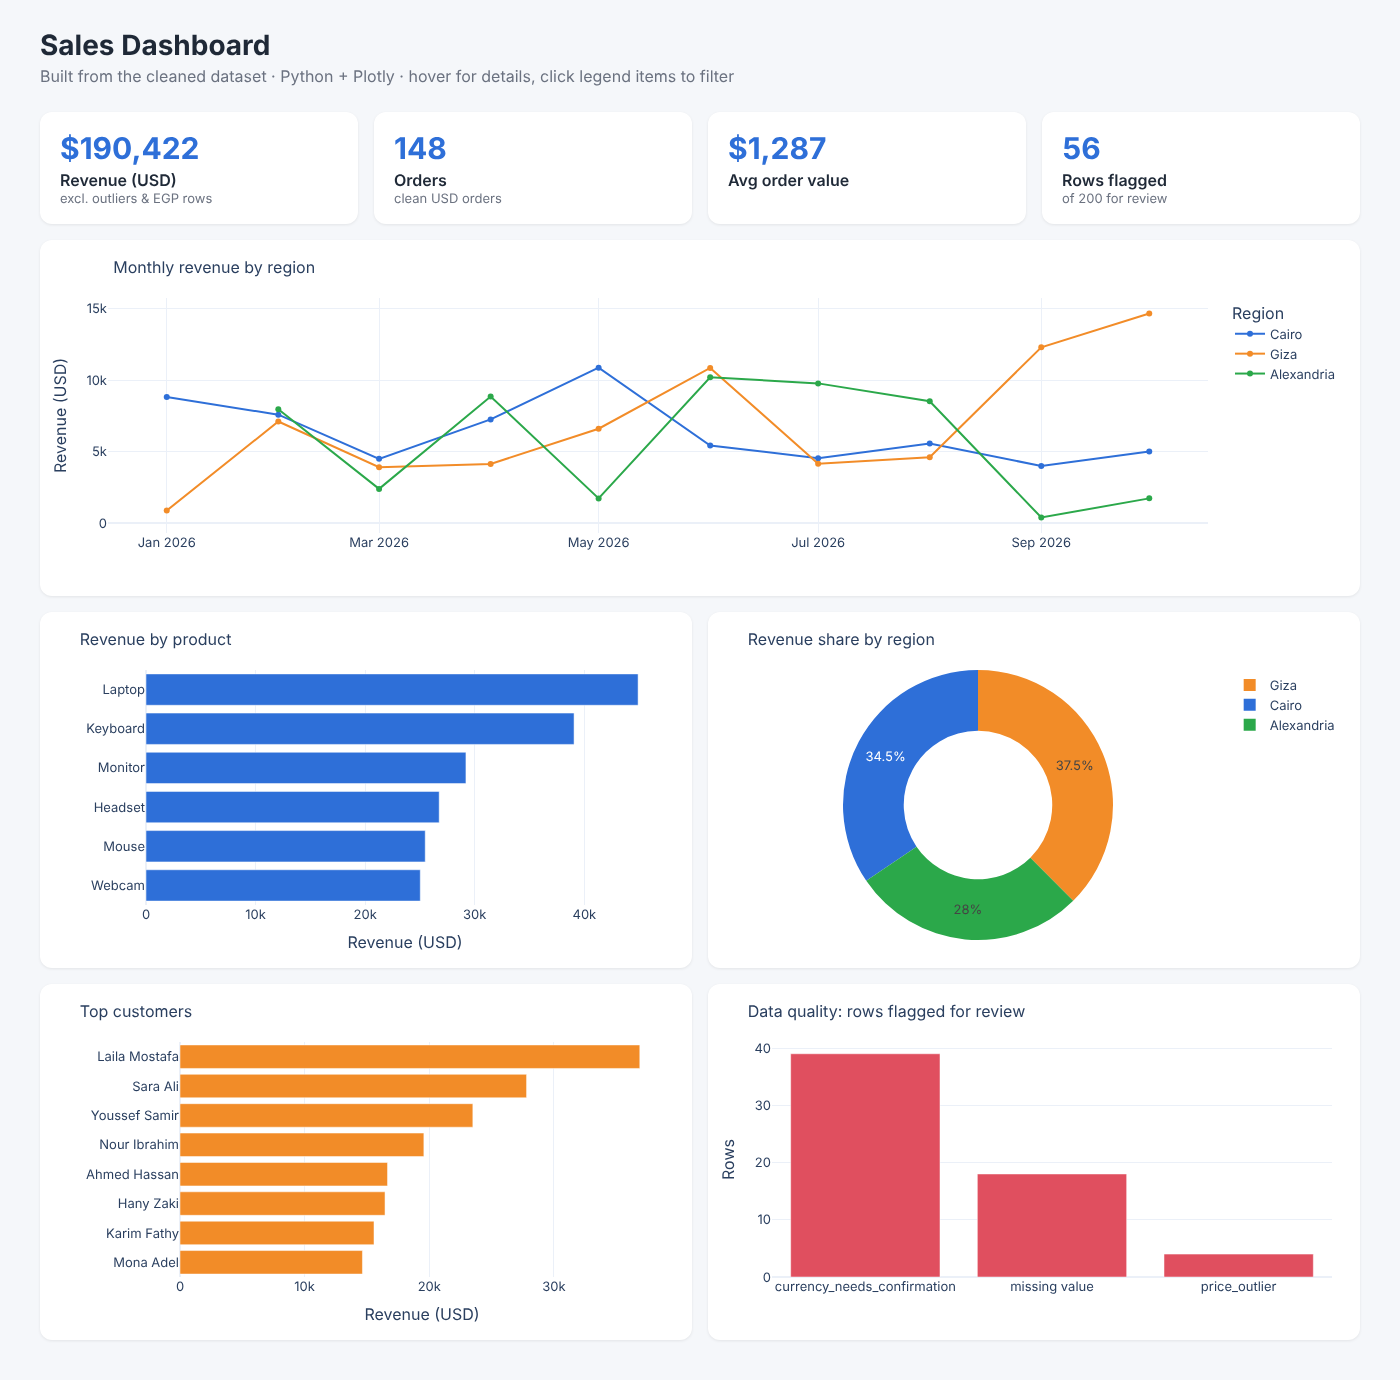

This chart was generated by the following Python code:
"""Build an interactive sales dashboard from the cleaned dataset.

Usage:
    python dashboard.py output/clean_sales.csv output/dashboard.html

Rows flagged as price outliers or with a quantity/price missing are excluded
from the revenue figures; EGP rows are excluded from USD totals (no exchange
rate is assumed). Their counts are shown on the dashboard so nothing is hidden.
"""
import sys
from pathlib import Path

import pandas as pd
import plotly.express as px
import plotly.graph_objects as go

PALETTE = ["#2E6FD8", "#F28C28", "#2BA84A", "#9B59B6", "#E04F5F", "#17A2B8"]
TEMPLATE = "plotly_white"
REGION_COLORS = {"Cairo": "#2E6FD8", "Giza": "#F28C28", "Alexandria": "#2BA84A"}


def load(path):
    df = pd.read_csv(path)
    df["order_date"] = pd.to_datetime(df["order_date"], errors="coerce")
    df["review_flag"] = df["review_flag"].fillna("")
    return df


def kpi_card(label, value, note=""):
    return (f'<div class="kpi"><div class="kv">{value}</div><div class="kl">{label}</div>'
            f'<div class="kn">{note}</div></div>')


def main(src, out):
    df = load(src)
    usable = df[(~df["review_flag"].str.contains("price_outlier"))
                & df["quantity"].notna() & df["unit_price"].notna()]
    usd = usable[usable["currency"] == "USD"].copy()
    usd["month"] = usd["order_date"].dt.to_period("M").dt.to_timestamp()

    revenue = usd["line_total"].sum()
    orders = len(usd)
    aov = revenue / orders if orders else 0
    flagged = (df["review_flag"] != "").sum()

    figs = []

    monthly = usd.groupby(["month", "region"], as_index=False)["line_total"].sum()
    f1 = px.line(monthly, x="month", y="line_total", color="region", markers=True,
                 color_discrete_map=REGION_COLORS, template=TEMPLATE,
                 labels={"line_total": "Revenue (USD)", "month": "", "region": "Region"},
                 title="Monthly revenue by region")
    figs.append(f1)

    by_product = usd.groupby("product", as_index=False)["line_total"].sum().sort_values("line_total")
    f2 = px.bar(by_product, x="line_total", y="product", orientation="h", template=TEMPLATE,
                color_discrete_sequence=[PALETTE[0]],
                labels={"line_total": "Revenue (USD)", "product": ""}, title="Revenue by product")
    figs.append(f2)

    by_region = usd.groupby("region", as_index=False)["line_total"].sum()
    f3 = px.pie(by_region, names="region", values="line_total", hole=0.55, template=TEMPLATE,
                color="region", color_discrete_map=REGION_COLORS, title="Revenue share by region")
    figs.append(f3)

    top = usd.groupby("customer_name", as_index=False)["line_total"].sum().nlargest(8, "line_total")
    f4 = px.bar(top.sort_values("line_total"), x="line_total", y="customer_name", orientation="h",
                template=TEMPLATE, color_discrete_sequence=[PALETTE[1]],
                labels={"line_total": "Revenue (USD)", "customer_name": ""}, title="Top customers")
    figs.append(f4)

    flag_counts = (df.loc[df["review_flag"] != "", "review_flag"].str.split(";").explode()
                   .str.replace(r"missing:.*", "missing value", regex=True).value_counts().reset_index())
    flag_counts.columns = ["issue", "rows"]
    f5 = px.bar(flag_counts, x="issue", y="rows", template=TEMPLATE, color_discrete_sequence=[PALETTE[4]],
                labels={"issue": "", "rows": "Rows"}, title="Data quality: rows flagged for review")
    figs.append(f5)

    for f in figs:
        f.update_layout(margin=dict(l=20, r=20, t=50, b=20), height=340,
                        font=dict(family="Inter, Arial", size=13), title_font_size=16)

    cards = "".join([
        kpi_card("Revenue (USD)", f"${revenue:,.0f}", "excl. outliers & EGP rows"),
        kpi_card("Orders", f"{orders}", "clean USD orders"),
        kpi_card("Avg order value", f"${aov:,.0f}"),
        kpi_card("Rows flagged", f"{flagged}", f"of {len(df)} for review"),
    ])
    blocks = [f.to_html(full_html=False, include_plotlyjs=("cdn" if i == 0 else False))
              for i, f in enumerate(figs)]
    html = f"""<!DOCTYPE html><html><head><meta charset="utf-8"><title>Sales Dashboard</title>
<style>
body{{font-family:Inter,Arial,sans-serif;background:#f5f7fa;margin:0;color:#1f2937}}
header{{padding:28px 40px 10px}} h1{{margin:0;font-size:28px}} .sub{{color:#6b7280;margin-top:4px}}
.kpis{{display:grid;grid-template-columns:repeat(4,1fr);gap:16px;padding:16px 40px}}
.kpi{{background:#fff;border-radius:12px;padding:18px 20px;box-shadow:0 1px 3px rgba(0,0,0,.08)}}
.kv{{font-size:30px;font-weight:700;color:#2E6FD8}} .kl{{font-weight:600;margin-top:4px}} .kn{{color:#6b7280;font-size:13px}}
.grid{{display:grid;grid-template-columns:1fr 1fr;gap:16px;padding:0 40px 40px}}
.card{{background:#fff;border-radius:12px;padding:8px;box-shadow:0 1px 3px rgba(0,0,0,.08)}}
.wide{{grid-column:1 / span 2}}
</style></head><body>
<header><h1>Sales Dashboard</h1><div class="sub">Built from the cleaned dataset · Python + Plotly · hover for details, click legend items to filter</div></header>
<div class="kpis">{cards}</div>
<div class="grid">
<div class="card wide">{blocks[0]}</div>
<div class="card">{blocks[1]}</div><div class="card">{blocks[2]}</div>
<div class="card">{blocks[3]}</div><div class="card">{blocks[4]}</div>
</div></body></html>"""
    Path(out).write_text(html, encoding="utf-8")
    print(f"Wrote {out}: revenue ${revenue:,.0f}, {orders} orders, {flagged} flagged rows")


if __name__ == "__main__":
    main(sys.argv[1] if len(sys.argv) > 1 else "output/clean_sales.csv",
         sys.argv[2] if len(sys.argv) > 2 else "output/dashboard.html")
